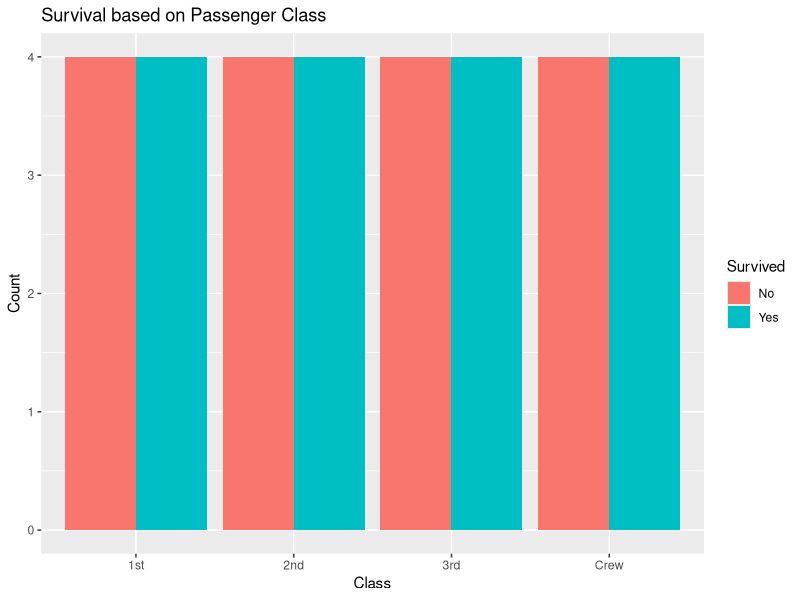
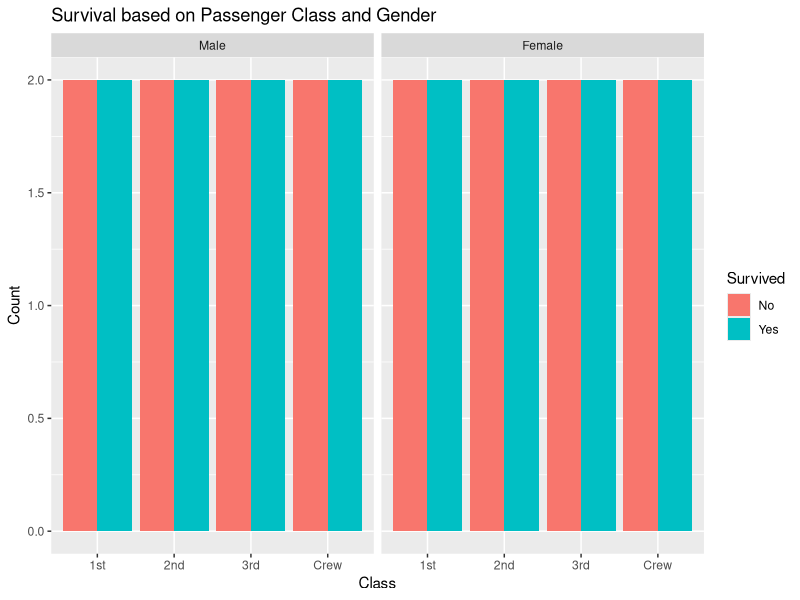

Write the R code that produced these figures, in order. (Note: this script raises an error after producing the figures.)
# Load necessary libraries
library(ggplot2)

# Convert Titanic table to a data frame
Titanic_df <- as.data.frame(Titanic)

# a. Bar chart to show details of "Survived" based on passenger class
ggplot(Titanic_df, aes(x = Class, fill = factor(Survived))) +
  geom_bar(position = "dodge") +
  labs(title = "Survival based on Passenger Class", x = "Class", y = "Count", fill = "Survived")

# b. Modify the plot based on gender of people who survived
ggplot(Titanic_df, aes(x = Class, fill = factor(Survived))) +
  geom_bar(position = "dodge") +
  facet_grid(. ~ Sex) +
  labs(title = "Survival based on Passenger Class and Gender", x = "Class", y = "Count", fill = "Survived")

# c. Histogram plot to show distribution of feature "Age"
ggplot(Titanic_df, aes(x = Age)) +
  geom_histogram(binwidth = 5, fill = "blue", color = "black") +
  labs(title = "Distribution of Age", x = "Age", y = "Frequency")

